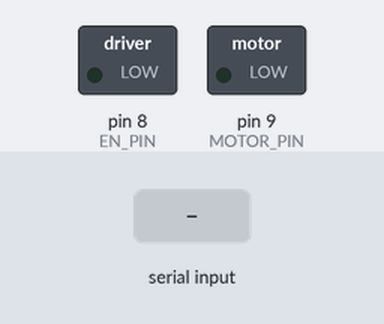
Bench run of a program on a simulated Arduino Uno, built with avr-gcc and run on an emulated ATmega328P. Shown: switched loads named in the program (green lamp = pin HIGH). Inputs (shaded band) come from the test bench.

Above: at 1.7 s.
1.8 s: byte 35 (DELIMITER) received over Serial
At 2.4 s:
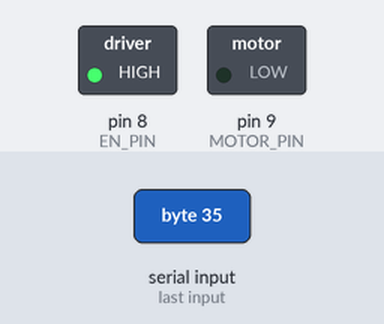
Timing chart, 0 to 4.8 s (numbered marks = the images above; inputs shaded):
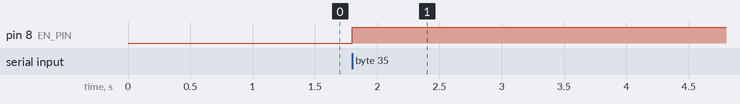

The program:

main.cpp
```cpp
#include <Arduino.h>

#define MAX_MOTOR_SPEED 255
#define BLUETOOTH_END_CHARACTER '/'
#define BLUETOOTH_BAUD_RATE 9600
#define DELIMITER '#'
#define EN_PIN 8
#define MOTOR_PIN 9

String buffer = "";

int getData() {
  while(true) {
      if(!Serial.available()) {
          continue;
      }

      char temp = (char) Serial.read();
      if (temp == DELIMITER) {
          float data = buffer.toInt();
          buffer = "";
          return data;
      }
      buffer += temp;
  }
}

void setup() {
  pinMode(EN_PIN, OUTPUT);
  pinMode(MOTOR_PIN, OUTPUT);
  Serial.begin(BLUETOOTH_BAUD_RATE);
  delay(500);
}

void loop() {
  int dutyCycle = getData();
  float wateringRate = (dutyCycle / 100.0) * MAX_MOTOR_SPEED;
  digitalWrite(EN_PIN, HIGH);
  analogWrite(MOTOR_PIN, wateringRate);
}
```

Measured:
- after the input at 1.8 s, pin 8 (EN_PIN): LOW → HIGH at once
